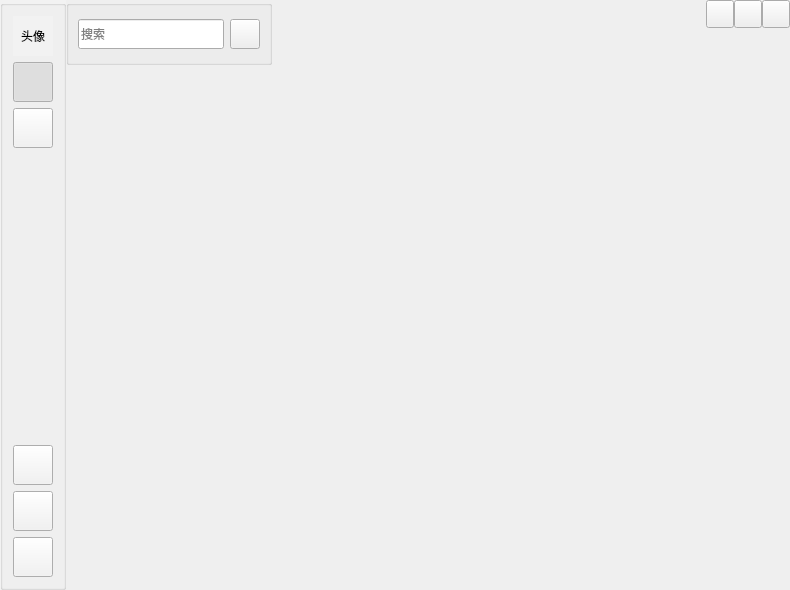
<?xml version="1.0" encoding="UTF-8"?>
<ui version="4.0">
 <class>MainWindow</class>
 <widget class="QMainWindow" name="MainWindow">
  <property name="geometry">
   <rect>
    <x>0</x>
    <y>0</y>
    <width>790</width>
    <height>590</height>
   </rect>
  </property>
  <property name="minimumSize">
   <size>
    <width>790</width>
    <height>590</height>
   </size>
  </property>
  <property name="windowTitle">
   <string>MainWindow</string>
  </property>
  <widget class="QWidget" name="centralwidget">
   <layout class="QHBoxLayout" name="horizontalLayout">
    <property name="spacing">
     <number>0</number>
    </property>
    <property name="leftMargin">
     <number>0</number>
    </property>
    <property name="topMargin">
     <number>0</number>
    </property>
    <property name="rightMargin">
     <number>0</number>
    </property>
    <property name="bottomMargin">
     <number>0</number>
    </property>
    <item>
     <widget class="QGroupBox" name="pageNav">
      <property name="styleSheet">
       <string notr="true">background-color: rgb(242, 242, 242);</string>
      </property>
      <layout class="QVBoxLayout" name="verticalLayout">
       <property name="leftMargin">
        <number>10</number>
       </property>
       <property name="topMargin">
        <number>10</number>
       </property>
       <property name="rightMargin">
        <number>10</number>
       </property>
       <property name="bottomMargin">
        <number>10</number>
       </property>
       <item>
        <widget class="QLabel" name="avatar">
         <property name="minimumSize">
          <size>
           <width>40</width>
           <height>40</height>
          </size>
         </property>
         <property name="maximumSize">
          <size>
           <width>40</width>
           <height>40</height>
          </size>
         </property>
         <property name="text">
          <string>头像</string>
         </property>
         <property name="alignment">
          <set>Qt::AlignCenter</set>
         </property>
        </widget>
       </item>
       <item>
        <widget class="QToolButton" name="chatButton">
         <property name="minimumSize">
          <size>
           <width>40</width>
           <height>40</height>
          </size>
         </property>
         <property name="maximumSize">
          <size>
           <width>40</width>
           <height>40</height>
          </size>
         </property>
         <property name="text">
          <string/>
         </property>
         <property name="icon">
          <iconset resource="../src/resources/Resource.qrc">
           <normaloff>:/svg/nav_message_normal_24.svg</normaloff>
           <normalon>:/svg/nav_message_active_24.svg</normalon>:/svg/nav_message_normal_24.svg</iconset>
         </property>
         <property name="iconSize">
          <size>
           <width>22</width>
           <height>22</height>
          </size>
         </property>
         <property name="checkable">
          <bool>true</bool>
         </property>
         <property name="checked">
          <bool>true</bool>
         </property>
         <property name="autoExclusive">
          <bool>true</bool>
         </property>
        </widget>
       </item>
       <item>
        <widget class="QToolButton" name="contactsButton">
         <property name="minimumSize">
          <size>
           <width>40</width>
           <height>40</height>
          </size>
         </property>
         <property name="maximumSize">
          <size>
           <width>40</width>
           <height>40</height>
          </size>
         </property>
         <property name="layoutDirection">
          <enum>Qt::LeftToRight</enum>
         </property>
         <property name="text">
          <string/>
         </property>
         <property name="icon">
          <iconset resource="../src/resources/Resource.qrc">
           <normaloff>:/svg/nav_contact_normal_24.svg</normaloff>
           <normalon>:/svg/nav_contact_active_24.svg</normalon>:/svg/nav_contact_normal_24.svg</iconset>
         </property>
         <property name="iconSize">
          <size>
           <width>22</width>
           <height>22</height>
          </size>
         </property>
         <property name="checkable">
          <bool>true</bool>
         </property>
         <property name="checked">
          <bool>false</bool>
         </property>
         <property name="autoExclusive">
          <bool>true</bool>
         </property>
        </widget>
       </item>
       <item>
        <spacer name="verticalSpacer">
         <property name="orientation">
          <enum>Qt::Vertical</enum>
         </property>
         <property name="sizeHint" stdset="0">
          <size>
           <width>20</width>
           <height>321</height>
          </size>
         </property>
        </spacer>
       </item>
       <item>
        <widget class="QToolButton" name="walletButton">
         <property name="minimumSize">
          <size>
           <width>40</width>
           <height>40</height>
          </size>
         </property>
         <property name="maximumSize">
          <size>
           <width>40</width>
           <height>40</height>
          </size>
         </property>
         <property name="text">
          <string/>
         </property>
         <property name="icon">
          <iconset resource="../src/resources/Resource.qrc">
           <normaloff>:/svg/qq_wallet_24.svg</normaloff>:/svg/qq_wallet_24.svg</iconset>
         </property>
         <property name="iconSize">
          <size>
           <width>24</width>
           <height>24</height>
          </size>
         </property>
         <property name="checkable">
          <bool>false</bool>
         </property>
         <property name="autoExclusive">
          <bool>false</bool>
         </property>
        </widget>
       </item>
       <item>
        <widget class="QToolButton" name="fileManagerButton">
         <property name="minimumSize">
          <size>
           <width>40</width>
           <height>40</height>
          </size>
         </property>
         <property name="maximumSize">
          <size>
           <width>40</width>
           <height>40</height>
          </size>
         </property>
         <property name="text">
          <string/>
         </property>
         <property name="icon">
          <iconset resource="../src/resources/Resource.qrc">
           <normaloff>:/svg/folder_24.svg</normaloff>:/svg/folder_24.svg</iconset>
         </property>
         <property name="iconSize">
          <size>
           <width>24</width>
           <height>24</height>
          </size>
         </property>
         <property name="checkable">
          <bool>false</bool>
         </property>
         <property name="autoExclusive">
          <bool>false</bool>
         </property>
        </widget>
       </item>
       <item>
        <widget class="QToolButton" name="moreButton">
         <property name="minimumSize">
          <size>
           <width>40</width>
           <height>40</height>
          </size>
         </property>
         <property name="maximumSize">
          <size>
           <width>40</width>
           <height>40</height>
          </size>
         </property>
         <property name="text">
          <string/>
         </property>
         <property name="icon">
          <iconset resource="../src/resources/Resource.qrc">
           <normaloff>:/svg/More.svg</normaloff>:/svg/More.svg</iconset>
         </property>
         <property name="iconSize">
          <size>
           <width>24</width>
           <height>24</height>
          </size>
         </property>
         <property name="checkable">
          <bool>false</bool>
         </property>
         <property name="autoExclusive">
          <bool>false</bool>
         </property>
        </widget>
       </item>
      </layout>
     </widget>
    </item>
    <item>
     <widget class="QSplitter" name="splitter">
      <property name="lineWidth">
       <number>1</number>
      </property>
      <property name="orientation">
       <enum>Qt::Horizontal</enum>
      </property>
      <property name="handleWidth">
       <number>1</number>
      </property>
      <property name="childrenCollapsible">
       <bool>false</bool>
      </property>
      <widget class="QWidget" name="widget" native="true">
       <property name="sizePolicy">
        <sizepolicy hsizetype="Fixed" vsizetype="Preferred">
         <horstretch>0</horstretch>
         <verstretch>0</verstretch>
        </sizepolicy>
       </property>
       <property name="minimumSize">
        <size>
         <width>190</width>
         <height>0</height>
        </size>
       </property>
       <property name="maximumSize">
        <size>
         <width>300</width>
         <height>16777215</height>
        </size>
       </property>
       <layout class="QVBoxLayout" name="verticalLayout_2">
        <property name="spacing">
         <number>0</number>
        </property>
        <property name="leftMargin">
         <number>0</number>
        </property>
        <property name="topMargin">
         <number>0</number>
        </property>
        <property name="rightMargin">
         <number>0</number>
        </property>
        <property name="bottomMargin">
         <number>0</number>
        </property>
        <item>
         <widget class="QGroupBox" name="groupBox">
          <property name="minimumSize">
           <size>
            <width>0</width>
            <height>65</height>
           </size>
          </property>
          <property name="maximumSize">
           <size>
            <width>16777215</width>
            <height>65</height>
           </size>
          </property>
          <property name="title">
           <string/>
          </property>
          <layout class="QHBoxLayout" name="horizontalLayout_2">
           <item>
            <widget class="QLineEdit" name="searchLineEdit">
             <property name="minimumSize">
              <size>
               <width>0</width>
               <height>30</height>
              </size>
             </property>
             <property name="maximumSize">
              <size>
               <width>16777215</width>
               <height>30</height>
              </size>
             </property>
             <property name="placeholderText">
              <string>搜索</string>
             </property>
            </widget>
           </item>
           <item>
            <widget class="QToolButton" name="searchBtn">
             <property name="minimumSize">
              <size>
               <width>30</width>
               <height>30</height>
              </size>
             </property>
             <property name="maximumSize">
              <size>
               <width>30</width>
               <height>30</height>
              </size>
             </property>
             <property name="text">
              <string/>
             </property>
             <property name="icon">
              <iconset resource="../src/resources/Resource.qrc">
               <normaloff>:/svg/Add.svg</normaloff>:/svg/Add.svg</iconset>
             </property>
            </widget>
           </item>
          </layout>
         </widget>
        </item>
        <item>
         <widget class="QStackedWidget" name="friendSelectorStack">
          <property name="currentIndex">
           <number>-1</number>
          </property>
         </widget>
        </item>
       </layout>
      </widget>
      <widget class="QWidget" name="widget" native="true">
       <layout class="QVBoxLayout" name="verticalLayout_3">
        <property name="spacing">
         <number>0</number>
        </property>
        <item>
         <widget class="QWidget" name="widget_2" native="true">
          <property name="minimumSize">
           <size>
            <width>0</width>
            <height>28</height>
           </size>
          </property>
          <property name="styleSheet">
           <string notr="true"/>
          </property>
          <layout class="QHBoxLayout" name="horizontalLayout_3">
           <property name="spacing">
            <number>0</number>
           </property>
           <property name="leftMargin">
            <number>0</number>
           </property>
           <property name="topMargin">
            <number>0</number>
           </property>
           <property name="rightMargin">
            <number>0</number>
           </property>
           <property name="bottomMargin">
            <number>0</number>
           </property>
           <item>
            <spacer name="horizontalSpacer_14">
             <property name="orientation">
              <enum>Qt::Horizontal</enum>
             </property>
             <property name="sizeHint" stdset="0">
              <size>
               <width>338</width>
               <height>20</height>
              </size>
             </property>
            </spacer>
           </item>
           <item>
            <widget class="QPushButton" name="MinBtn">
             <property name="minimumSize">
              <size>
               <width>28</width>
               <height>28</height>
              </size>
             </property>
             <property name="maximumSize">
              <size>
               <width>28</width>
               <height>28</height>
              </size>
             </property>
             <property name="text">
              <string/>
             </property>
             <property name="icon">
              <iconset resource="../src/resources/Resource.qrc">
               <normaloff>:/svg/minimize_16.svg</normaloff>:/svg/minimize_16.svg</iconset>
             </property>
            </widget>
           </item>
           <item>
            <widget class="QPushButton" name="MaxBtn">
             <property name="minimumSize">
              <size>
               <width>28</width>
               <height>28</height>
              </size>
             </property>
             <property name="maximumSize">
              <size>
               <width>28</width>
               <height>28</height>
              </size>
             </property>
             <property name="text">
              <string/>
             </property>
             <property name="icon">
              <iconset resource="../src/resources/Resource.qrc">
               <normaloff>:/svg/Max.svg</normaloff>:/svg/Max.svg</iconset>
             </property>
            </widget>
           </item>
           <item>
            <widget class="HoverButton" name="closeBtn">
             <property name="minimumSize">
              <size>
               <width>28</width>
               <height>28</height>
              </size>
             </property>
             <property name="maximumSize">
              <size>
               <width>28</width>
               <height>28</height>
              </size>
             </property>
             <property name="text">
              <string/>
             </property>
            </widget>
           </item>
          </layout>
         </widget>
        </item>
        <item>
         <widget class="QStackedWidget" name="chatDetailStack">
          <property name="sizePolicy">
           <sizepolicy hsizetype="Expanding" vsizetype="Preferred">
            <horstretch>0</horstretch>
            <verstretch>0</verstretch>
           </sizepolicy>
          </property>
          <property name="currentIndex">
           <number>-1</number>
          </property>
         </widget>
        </item>
       </layout>
      </widget>
     </widget>
    </item>
   </layout>
  </widget>
 </widget>
 <customwidgets>
  <customwidget>
   <class>HoverButton</class>
   <extends>QPushButton</extends>
   <header location="global">hoverbutton.h</header>
  </customwidget>
 </customwidgets>
 <resources>
  <include location="../src/resources/Resource.qrc"/>
 </resources>
 <connections/>
</ui>
